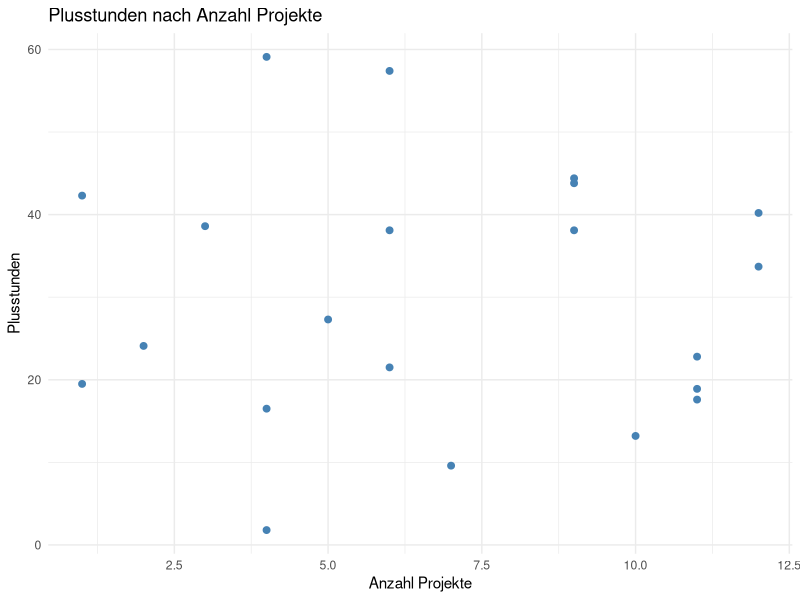
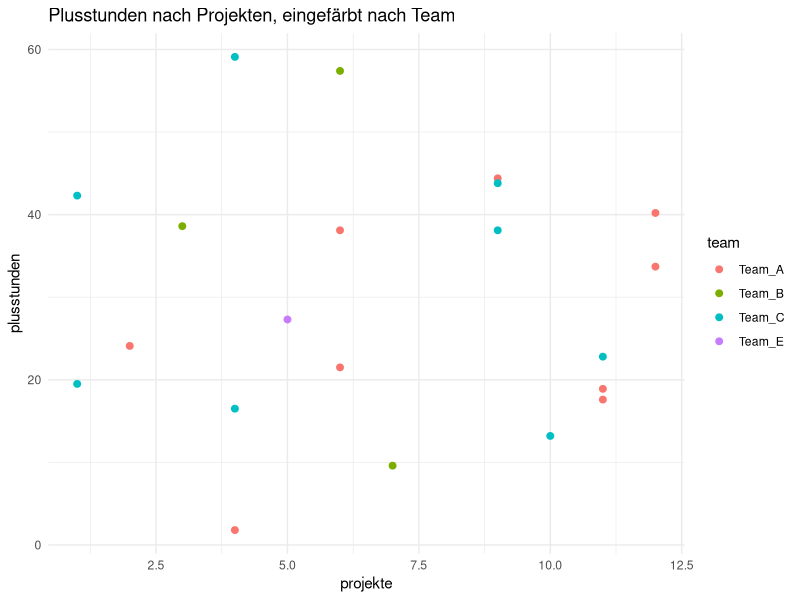
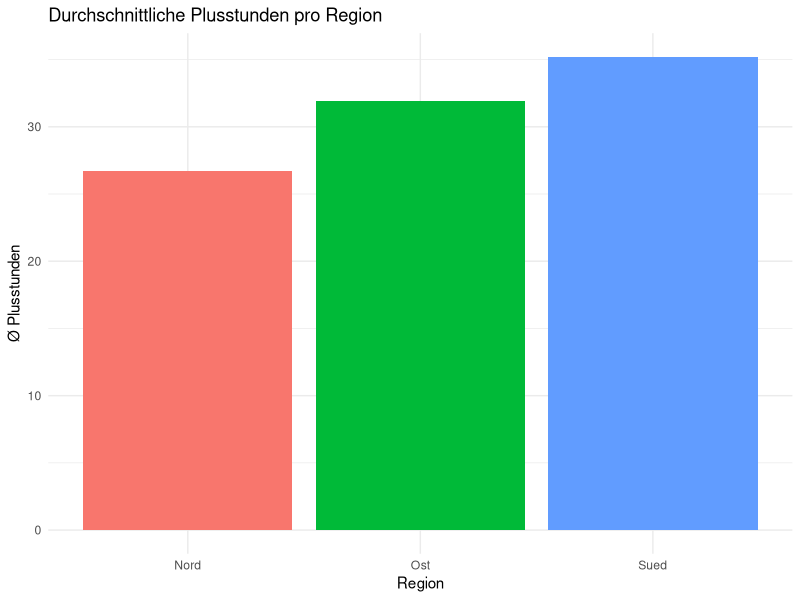
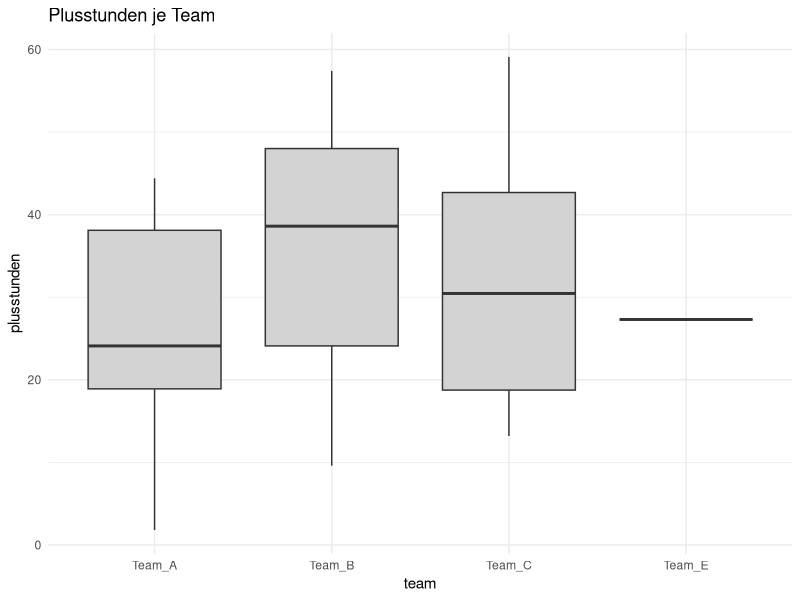
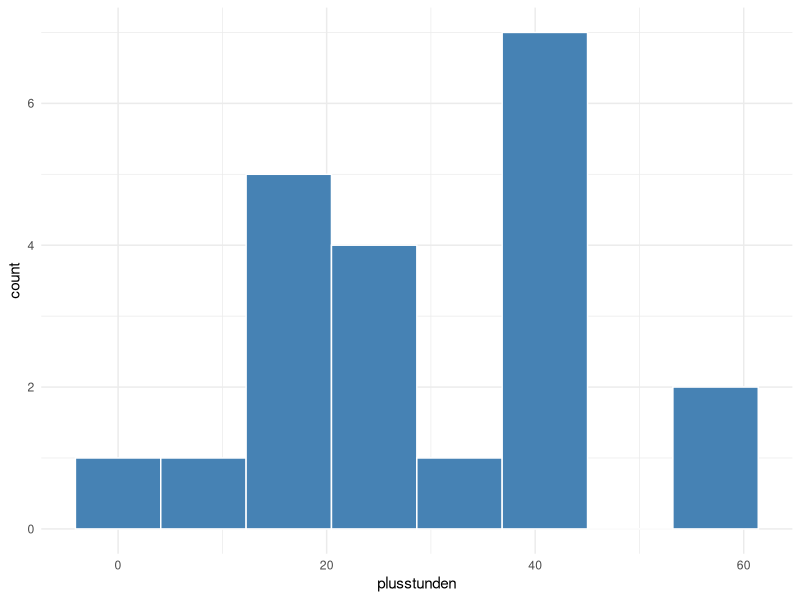
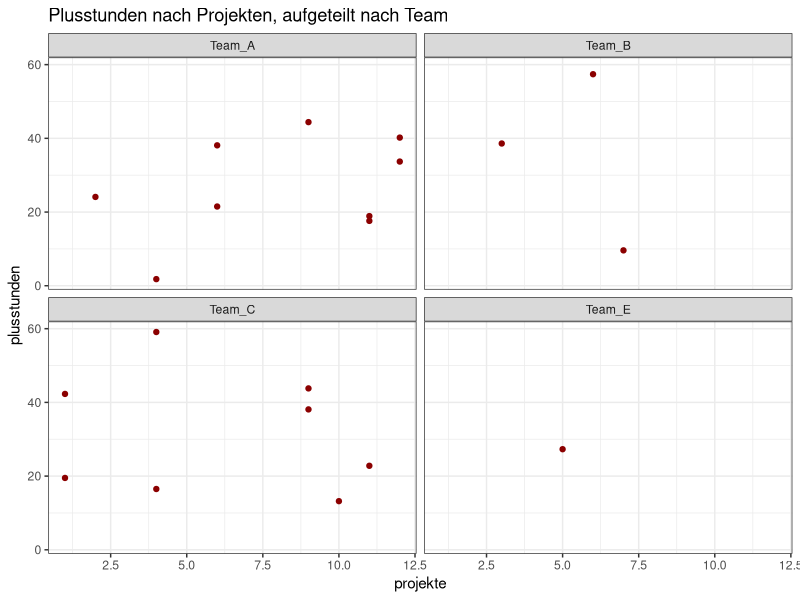

The R source for these figures, in order:
## ---- chunk 1
knitr::opts_chunk$set(echo = TRUE, message = FALSE)
## ---- chunk 2
mitarbeitende <- read.csv("data/raw/mitarbeitende.csv")
teams         <- read.csv("data/raw/teams.csv")
str(mitarbeitende)
## ---- chunk 3
library(dplyr)
## ---- chunk 4
filter(mitarbeitende, plusstunden > 40)
filter(mitarbeitende, land %in% c("AT", "DE"), projekte >= 10)   # Komma = und
## ---- chunk 5
select(mitarbeitende, name, team, projekte)
## ---- chunk 6
arrange(mitarbeitende, desc(plusstunden))
## ---- chunk 7
# 1. Verschachteln: muss von innen nach außen gelesen werden
arrange(filter(mitarbeitende, land == "AT"), desc(plusstunden))

# 2. Zwischenergebnisse speichern: lesbar, aber viele Hilfsvariablen
nur_at <- filter(mitarbeitende, land == "AT")
arrange(nur_at, desc(plusstunden))
## ---- chunk 8
mitarbeitende %>%
  filter(land == "AT") %>%
  arrange(desc(plusstunden))
## ---- chunk 9
mitarbeitende |>
  filter(land == "AT") |>
  arrange(desc(plusstunden))
## ---- chunk 10
mitarbeitende %>% lm(plusstunden ~ projekte, data = .)
mitarbeitende |>  lm(plusstunden ~ projekte, data = _)
## ---- chunk 11
mitarbeitende <- mitarbeitende %>%
  mutate(stunden_pro_projekt = round(plusstunden / projekte, 1))

head(mitarbeitende)
## ---- chunk 12
mitarbeitende %>%
  filter(land == "AT") %>%
  select(name, team, plusstunden) %>%
  arrange(desc(plusstunden))
## ---- chunk 13
mitarbeitende %>% count(team)
## ---- chunk 14
mitarbeitende %>%
  group_by(team) %>%
  summarise(
    anzahl           = n(),
    plusstunden_mean = mean(plusstunden),
    projekte_max     = max(projekte)
  )
## ---- chunk 15
mitarbeitende %>%
  group_by(team) %>%
  summarise(anzahl = n(), plusstunden_mean = mean(plusstunden, na.rm = TRUE))
## ---- chunk 16
nrow(left_join(mitarbeitende, teams, by = "team"))    # alle 22 Personen, Uwe mit Region NA
nrow(inner_join(mitarbeitende, teams, by = "team"))   # 21 — Uwe fällt weg
nrow(full_join(mitarbeitende, teams, by = "team"))    # 23 — alle Personen + Team_D
## ---- chunk 17
mitarbeitende_join <- mitarbeitende %>%
  left_join(teams, by = "team")

mitarbeitende_join %>% filter(is.na(region))
## ---- chunk 18
# dein Code

## ---- chunk 19
library(ggplot2)
## ---- chunk 20
mitarbeitende_plot <- mitarbeitende_join %>%
  filter(!is.na(plusstunden))
## ---- chunk 21
ggplot(mitarbeitende_plot, aes(x = projekte, y = plusstunden)) +
  geom_point(color = "steelblue", size = 2) +
  labs(title = "Plusstunden nach Anzahl Projekte",
       x = "Anzahl Projekte", y = "Plusstunden") +
  theme_minimal()
## ---- chunk 22
ggplot(mitarbeitende_plot, aes(x = projekte, y = plusstunden, color = team)) +
  geom_point(size = 2) +
  labs(title = "Plusstunden nach Projekten, eingefärbt nach Team") +
  theme_minimal()
## ---- chunk 23
mitarbeitende_plot %>%
  filter(!is.na(region)) %>%
  group_by(region) %>%
  summarise(plusstunden_mean = mean(plusstunden)) %>%
  ggplot(aes(x = region, y = plusstunden_mean, fill = region)) +
  geom_col(show.legend = FALSE) +
  labs(title = "Durchschnittliche Plusstunden pro Region",
       x = "Region", y = "Ø Plusstunden") +
  theme_minimal()
## ---- chunk 24
ggplot(mitarbeitende_plot, aes(x = team, y = plusstunden)) +
  geom_boxplot(fill = "lightgrey") +
  labs(title = "Plusstunden je Team") +
  theme_minimal()
## ---- chunk 25
ggplot(mitarbeitende_plot, aes(x = plusstunden)) +
  geom_histogram(bins = 8, fill = "steelblue", color = "white") +
  theme_minimal()
## ---- chunk 26
ggplot(mitarbeitende_plot, aes(x = projekte, y = plusstunden)) +
  geom_point(color = "darkred") +
  facet_wrap(~team) +
  labs(title = "Plusstunden nach Projekten, aufgeteilt nach Team") +
  theme_bw()
